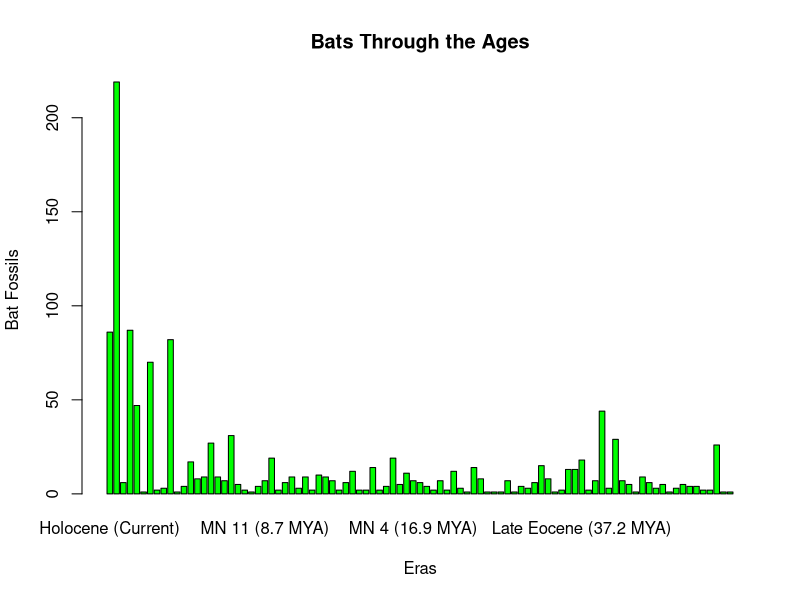

This figure's R source:
B <- c(86, 219, 6, 87, 47, 1, 70, 2, 3, 82, 1, 4, 17, 8, 9, 27, 9, 7, 31, 5, 2, 1, 4, 7, 19, 2, 6, 9, 3, 9, 2, 10, 9, 7, 2, 6, 12, 2, 2, 14, 2, 4, 19, 5, 11, 7, 6, 4, 2, 7, 2, 12, 3, 1, 14, 8, 1, 1, 1, 7, 1, 4, 3, 6, 15, 8, 1, 2, 13, 13, 18, 2, 7, 44, 3, 29, 7, 5, 1, 9, 6, 3, 5, 1, 3, 5, 4, 4, 2, 2, 26, 1, 1)
barplot(B, main="Bats Through the Ages", xlab="Eras", ylab="Bat Fossils", names.arg=c("Holocene (Current)","Late Pleistocene (0.126 MYA)","Rancholabrean (0.3 MYA)","Middle Pleistocene (0.781 MYA)","Irvingtonian (1.8 MYA)","Calabrian (1.806 MYA)","Early Pleistocene (2.588 MYA)", "Gelasian (2.588 MYA)", "MN 17 (2.588 MYA)", "Pleistocene (2.588 MYA)", "Quaternary (2.588 MYA)", "MN 16 (3.2 MYA)", "Villanyian (3.2 MYA)", "Late Pliocene (3.6 MYA)", "MN 15 (4.2 MYA)", "Blancan (4.9 MYA)", "MN 14 (4.9 MYA)", "Early Pliocene (5.333 MYA)", "Pliocene (5.333 MYA)", "Ruscinian (5.333 MYA)", "Zanclean (5.333 MYA)", "Messinian (7.246 MYA)", "MN 13 (7.246 MYA)", "MN 11 (8.7 MYA)", "Turolian (8.7 MYA)", "Huayquerian (9 MYA)", "MN 10 (9.7 MYA)", "Hemphillian (10.3 MYA)", "Late Hemphillian (10.3 MYA)", "MN 9 (11.1 MYA)", "Tortonian (11.62 MYA)", "Late Miocene (11.608 MYA)", "MN 7 + 8 (12.75 MYA)", "Clarendonian (13.6 MYA)", "Late Clarendonian (13.6 MYA)", "Laventan (13.8 MYA)", "MN 6 (13.65 MYA)", "Serravallian (13.82 MYA)", "Astaracian (15.97 MYA)", "Barstovian (15.97 MYA)", "Early Barstovian (15.97 MYA)", "Langhian (15.97 MYA)", "Middle Miocene (15.97 MYA)", "MN 5 (15.97 MYA)", "Friasian (16.3 MYA)", "MN 4 (16.9 MYA)", "Altonian (19 MYA)", "MN 3 (20 MYA)", "Early Hemingfordian (20.43 MYA)", "Hemingfordian (20.43 MYA)", "Late Hemingfordian (20.43 MYA)", "Burdigalian (20.44 MYA)", "Colhuehuapian (21 MYA)", "MN 2 (22.4 MYA)", "Early Miocene (23.03 MYA)", "Miocene (23.03 MYA)", "Harrisonian (24.8 MYA)", "Monroecreekian (26.3 MYA)", "Chattian (28.1 MYA)", "Late Oligocene (28.4 MYA)", "MP 26 (28.4 MYA)", "Arikareean (30.8 MYA)", "Geringian (30.8 MYA)", "Whitneyan (33.3 MYA)", "Early Oligocene (33.9 MYA)", "MP 22 (33.9 MYA)", "MP 24 (33.9 MYA)", "Orellan (33.9 MYA)", "Rupelian (33.9 MYA)", "Chadronian (37.2 MYA)", "Late Eocene (37.2 MYA)", "MP 18 (37.2 MYA)", "MP 20 (37.2 MYA)", "Priabonian (38 MYA)", "Duchesnean (40.4 MYA)", "Bartonian (41.3 MYA)", "Early Uintan (46.2 MYA)", "Late Uintan (46.2 MYA)", "Uintan (46.2 MYA)", "Lutetian (47.8 MYA)", "Middle Eocene (48.6 MYA)", "MP 11 (48.6 MYA)", "MP 13 (48.6 MYA)", "MP 14 (48.6 MYA)", "Sharamurunian (48.6 MYA)", "Bridgerian (50.3 MYA)", "Early Eocene (55.8 MYA)", "Lostcabinian (55.8 MYA)", "MP 10 (55.8 MYA)", "Wasatchian (55.8 MYA)", "Ypresian (56 MYA)", "Clarkforkian (56.8 MYA)", "Late Paleocene (58.7 MYA)"),
        col="green") 